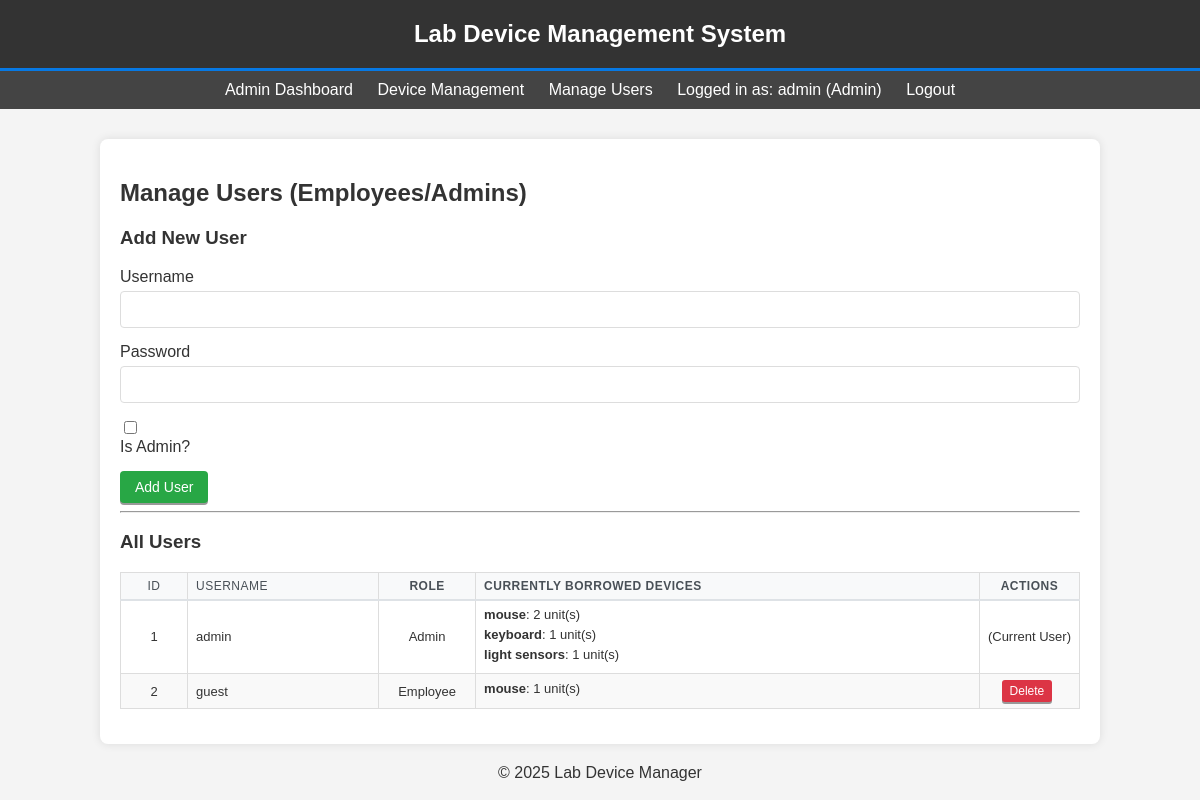
The app's page /admin/employees (signed in) with its own data.
### app.py (models this page shows, shortened)
class User(UserMixin, db.Model):
    id = db.Column(db.Integer, primary_key=True)
    username = db.Column(db.String(100), unique=True, nullable=False)
    password_hash = db.Column(db.String(200), nullable=False)
    is_admin = db.Column(db.Boolean, default=False)

class BorrowLog(db.Model):
    user_id = db.Column(db.Integer, db.ForeignKey('user.id'), primary_key=True)
    device_id = db.Column(db.Integer, db.ForeignKey('device.id'), primary_key=True)
    quantity_borrowed = db.Column(db.Integer, nullable=False, default=0) # Number of units currently borrowed
    user = db.relationship('User', backref=db.backref('borrow_logs', lazy=True))
    device = db.relationship('Device', backref=db.backref('borrow_logs', lazy=True))

class Device(db.Model):
    id = db.Column(db.Integer, primary_key=True)
    name = db.Column(db.String(100), nullable=False, unique=True) # Device type name
    quantity = db.Column(db.Integer, nullable=False, default=0) # Total quantity in stock
    notes = db.Column(db.Text, nullable=True) # Optional notes

### app.py (the view, shortened to what this page needs)
@app.route('/admin/employees', methods=['GET', 'POST'])
@login_required
def manage_employees():
    if not current_user.is_admin:
        return redirect(url_for('index'))
    employees = User.query.all()
    return render_template('employees.html', employees=employees, is_admin=True)

### app.py (called while the page is built)
@login_manager.user_loader
def load_user(user_id):
    return User.query.get(int(user_id))

### templates/employees.html (shortened to what this page needs)
{% extends "base.html" %}
{% block content %}
<h2>Manage Users (Employees/Admins)</h2>
{% if is_admin %}
<h3>Add New User</h3>
<form method="POST" action="{{ url_for('manage_employees') }}">
    <div class="form-group">
        <label for="username">Username</label>
        <input type="text" id="username" name="username" required>
    </div>
    <div class="form-group">
        <label for="password">Password</label>
        <input type="password" id="password" name="password" required>
    </div>
    <div class="form-group">
        <input type="checkbox" id="is_admin" name="is_admin">
        <label for="is_admin">Is Admin?</label>
    </div>
    <button type="submit" class="btn btn-success">Add User</button>
</form>
<hr>
{% endif %}
<h3>All Users</h3>
{% if employees %}
    <table class="compact-table">
        <thead>
            <tr>
                <th class="id-column">ID</th>
                <th class="name-column">Username</th>
                <th class="role-column">Role</th>
                <th class="borrowed-devices-column">Currently Borrowed Devices</th>
                {% if is_admin %}<th class="actions-column">Actions</th>{% endif %}
            </tr>
        </thead>
        <tbody>
            {% for employee in employees %}
            <tr>
                <td class="id-column">{{ employee.id }}</td>
                <td class="name-column">{{ employee.username }}</td>
                <td class="role-column">{% if employee.is_admin %}Admin{% else %}Employee{% endif %}</td>
                <td class="borrowed-devices-column">
                    {% if employee.borrow_logs and employee.borrow_logs|selectattr('quantity_borrowed', '>', 0)|list %}
                        {% for log in employee.borrow_logs %}
                            {% if log.quantity_borrowed > 0 %}
                                <div style="margin-bottom: 5px;">
                                    <strong>{{ log.device.name }}</strong>: {{ log.quantity_borrowed }} unit(s)
                                </div>
                            {% endif %}
                        {% endfor %}
                    {% else %}
                        <span style="color: #6c757d;">None</span>
                    {% endif %}
                </td>
                {% if is_admin %}
                <td class="actions actions-column">
                     {% if employee.id != current_user.id %}
                    <form method="POST" action="{{ url_for('delete_employee', user_id=employee.id) }}" style="display:inline;">
                        <button type="submit" class="btn btn-danger" onclick="return confirm('Are you sure you want to delete this user?');">Delete</button>
                    </form>
                    {% else %}
                    (Current User)
                    {% endif %}
                </td>
                {% endif %}
            </tr>
            {% endfor %}
        </tbody>
    </table>
{% else %}
    <p>No users found.</p>
{% endif %}
{% endblock %}

### templates/base.html (shortened to what this page needs)
<!DOCTYPE html>
<html lang="en">
<head>
    <link rel="stylesheet" href="{{ url_for('static', filename='style.css') }}">
</head>
<body>
    <header>
        <h1>Lab Device Management System</h1>
    </header>
    <nav>
        <ul>
            {% if current_user.is_authenticated %}
                {% if current_user.is_admin %}
                    <li><a href="{{ url_for('admin_dashboard') }}">Admin Dashboard</a></li>
                    <li><a href="{{ url_for('employee_dashboard') }}">Device Management</a></li>
                    <li><a href="{{ url_for('manage_employees') }}">Manage Users</a></li>
                {% else %}
                    <li><a href="{{ url_for('employee_dashboard') }}">My Dashboard</a></li>
                {% endif %}
                <li>Logged in as: {{ current_user.username }} {% if current_user.is_admin %}(Admin){% endif %}</li>
                <li><a href="{{ url_for('logout') }}">Logout</a></li>
            {% else %}
                <li><a href="{{ url_for('login') }}">Login</a></li>
            {% endif %}
        </ul>
    </nav>
    <div class="container">
        {% block content %}{% endblock %}
    </div>
    <footer>
        <p style="text-align:center; margin-top: 20px;">&copy; 2025 Lab Device Manager</p>
    </footer>
</body>
</html>

### static/style.css (style rules this page uses)
body { font-family: sans-serif; margin: 0; background-color: #f4f4f4; color: #333; }
.container { width: 80%; margin: auto; overflow: hidden; padding: 20px; background-color: #fff; box-shadow: 0 0 10px rgba(0,0,0,0.1); margin-top: 30px; border-radius: 8px; }
header { background: #333; color: #fff; padding: 20px 0; text-align: center; border-bottom: #0779e4 3px solid; }
header h1 { margin: 0; font-size: 24px; }
nav { background: #444; color: #fff; padding: 10px 0; text-align: center; }
nav ul { padding: 0; list-style: none; margin: 0; }
nav ul li { display: inline; margin-right: 20px; }
nav a { color: #fff; text-decoration: none; font-size: 16px; }
table { width: 100%; border-collapse: collapse; margin-bottom: 15px; font-size: 14px; }
table, th, td { border: 1px solid #ddd; }
th, td { padding: 8px 10px; text-align: left; vertical-align: middle; }
th { background-color: #f8f9fa; font-weight: 600; font-size: 13px; color: #495057; border-bottom: 2px solid #dee2e6; }
tr:nth-child(even) { background-color: #f9f9f9; }
.compact-table { font-size: 13px; }
.compact-table th, .compact-table td { padding: 6px 8px; }
.compact-table th { font-size: 12px; text-transform: uppercase; letter-spacing: 0.5px; }
.actions form { display: inline-block; margin-right: 3px; margin-bottom: 2px; vertical-align: top; }
.actions .btn { padding: 4px 8px; font-size: 12px; margin: 0; border-radius: 3px; line-height: 1.2; white-space: nowrap; }
.id-column { width: 50px; text-align: center; font-weight: 500; }
.actions-column { width: 1%; white-space: nowrap; text-align: center; }
.role-column { width: 80px; text-align: center; }
.name-column { font-weight: 500; max-width: 200px; }
.borrowed-devices-column { font-size: 13px; max-width: 300px; }
.btn { display: inline-block; padding: 8px 15px; font-size: 14px; cursor: pointer; text-align: center; text-decoration: none; outline: none; color: #fff; background-color:rgb(182, 186, 191); border: none; border-radius: 4px; box-shadow: 0 2px #999; }
.btn-danger { background-color: #dc3545; }
.btn-success { background-color: #28a745; }
.form-group { margin-bottom: 15px; }
.form-group label { display: block; margin-bottom: 5px; }
.form-group input[type="text"], .form-group input[type="password"], .form-group select { width: calc(100% - 22px); padding: 10px; border: 1px solid #ddd; border-radius: 4px; }
.form-group input[type="checkbox"] { margin-right: 5px; }
.actions form { margin-right: 5px; margin-bottom: 5px; }

### records on screen
User: username "admin", id "1", is_admin "Admin", shows "(Current User)"
BorrowLog: device.name "mouse", quantity_borrowed "2"
BorrowLog: device.name "keyboard", quantity_borrowed "1"
BorrowLog: device.name "light sensors", quantity_borrowed "1"
User: id "2", username "guest", is_admin "Employee"
BorrowLog: device.name "mouse", quantity_borrowed "1"
